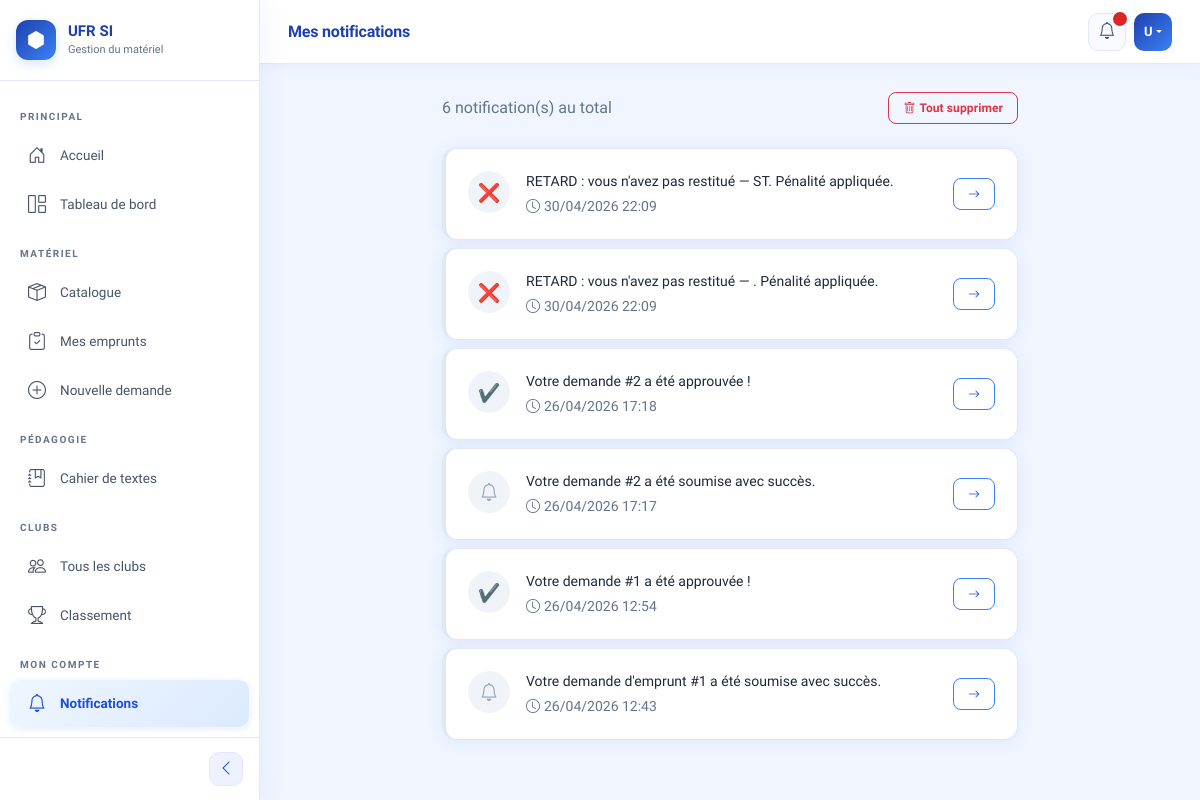
The page /clubs/notifications/ (signed in) on the database as committed earlier.
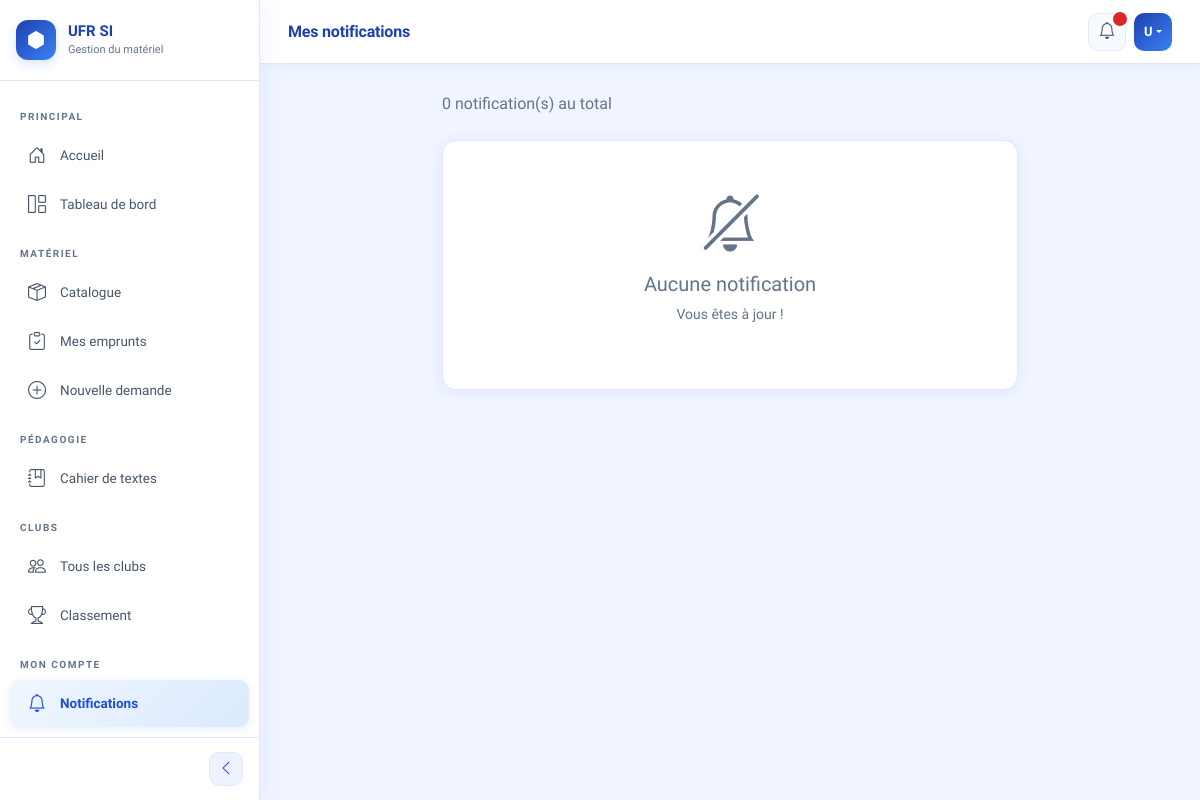
The same page on the database as committed later.
### comptes/models.py (models this page shows, shortened)
class Utilisateur(AbstractUser):
    ROLES = [
        ('etudiant', 'Étudiant'),
        ('enseignant', 'Enseignant'),
        ('technicien', 'Technicien'),
        ('admin', 'Administrateur'),
    ]
    role = models.CharField(max_length=20, choices=ROLES, default='etudiant')
    telephone = models.CharField(max_length=20, blank=True)
    filiere = models.CharField(max_length=100, blank=True)
    niveau = models.CharField(max_length=20, blank=True)
    penalite = models.IntegerField(default=0)
    bloque = models.BooleanField(default=False)

### clubs/models.py (models this page shows, shortened)
class Notification(models.Model):
    destinataire = models.ForeignKey(
        Utilisateur,
        on_delete=models.CASCADE,
        related_name='notifications'
    )
    message = models.TextField()
    lu = models.BooleanField(default=False)
    date = models.DateTimeField(auto_now_add=True)
    lien = models.CharField(max_length=200, blank=True)

### clubs/views.py (the view)
# urls.py: path('notifications/', views.mes_notifications, name='mes_notifications'),
@login_required
def mes_notifications(request):
    notifications = Notification.objects.filter(
        destinataire=request.user
    ).order_by('-date')
    non_lues = notifications.filter(lu=False).count()
    notifications.filter(lu=False).update(lu=True)
    return render(request, 'clubs/notifications.html', {
        'notifications': notifications,
        'non_lues': non_lues
    })

### templates/clubs/notifications.html (shortened to what this page needs)
{% extends 'base.html' %}
{% block page_titre %}Mes notifications{% endblock %}
{% block contenu %}
<div class="row justify-content-center">
  <div class="col-md-8">
    <div class="d-flex justify-content-between align-items-center mb-4">
      <p class="text-muted mb-0">
        {{ notifications.count }} notification(s) au total
      </p>
      {% if notifications %}
      <form method="post" action="{% url 'supprimer_notifications' %}">
        <button type="submit" class="btn btn-outline-danger btn-sm">
          <i class="bi bi-trash me-1"></i>Tout supprimer
        </button>
      </form>
      {% endif %}
    </div>
    {% if notifications %}
      {% for notif in notifications %}
      <div class="card mb-2" style="border-left: 4px solid
           {% if not notif.lu %}var(--primary){% else %}#e2e8f0{% endif %};">
        <div class="card-body d-flex justify-content-between align-items-center">
          <div class="d-flex gap-3 align-items-start">
            <div style="width:42px; height:42px; border-radius:50%; flex-shrink:0;
                 background:{% if not notif.lu %}var(--primary){% else %}#f0f4f8{% endif %};
                 color:{% if not notif.lu %}white{% else %}#94a3b8{% endif %};
                 display:flex; align-items:center; justify-content:center; font-size:18px;">
              {% if 'Restitution' in notif.message %}✅
              {% elif 'RETARD' in notif.message %}❌
              {% elif 'Rappel' in notif.message %}⏰
              {% elif 'ALERTE' in notif.message %}🚨
              {% elif 'approuvée' in notif.message %}✔️
              {% elif 'refusée' in notif.message %}❌
              {% else %}<i class="bi bi-bell"></i>
              {% endif %}
            </div>
            <div>
              <p class="mb-1" style="font-size:14px;">{{ notif.message }}</p>
              <p class="text-muted small mb-0">
                <i class="bi bi-clock me-1"></i>{{ notif.date|date:"d/m/Y H:i" }}
              </p>
            </div>
          </div>
          {% if notif.lien %}
          <a href="{{ notif.lien }}" class="btn btn-sm btn-outline-primary flex-shrink-0">
            <i class="bi bi-arrow-right"></i>
          </a>
          {% endif %}
        </div>
      </div>
      {% endfor %}
    {% else %}
    <div class="card p-5 text-center">
      <i class="bi bi-bell-slash display-4 text-muted mb-3"></i>
      <h5 class="text-muted">Aucune notification</h5>
      <p class="text-muted small">Vous êtes à jour !</p>
    </div>
    {% endif %}
  </div>
</div>
{% endblock %}

### templates/base.html (shortened to what this page needs)
<!DOCTYPE html>
<html lang="fr">
<head>
  {% load static %}
  <link href="https://cdn.jsdelivr.net/npm/bootstrap@5.3.0/dist/css/bootstrap.min.css" rel="stylesheet">
  <link href="https://cdn.jsdelivr.net/npm/bootstrap-icons@1.10.0/font/bootstrap-icons.css" rel="stylesheet">
  <link rel="stylesheet" href="{% static 'css/style.css' %}">
</head>
<body>
<div class="sidebar" id="sidebar">
  <div class="sidebar-brand">
    <div class="sidebar-brand-icon">
      <i class="bi bi-hexagon-fill"></i>
    </div>
    <div class="sidebar-brand-text">
      <h4>UFR SI</h4>
      <p>Gestion du matériel</p>
    </div>
  </div>
  <nav class="sidebar-nav">
    <div class="nav-section">Principal</div>
    <a href="{% url 'accueil' %}" class="sidebar-link" data-label="Accueil">
      <i class="bi bi-house-door"></i>
      <span class="nav-label">Accueil</span>
    </a>
    {% if user.is_authenticated %}
    <a href="{% url 'tableau_de_bord' %}" class="sidebar-link" data-label="Tableau de bord">
      <i class="bi bi-grid-1x2"></i>
      <span class="nav-label">Tableau de bord</span>
    </a>
    {% endif %}
    <div class="nav-section">Matériel</div>
    <a href="{% url 'liste_materiels' %}" class="sidebar-link" data-label="Catalogue">
      <i class="bi bi-box-seam"></i>
      <span class="nav-label">Catalogue</span>
    </a>
    {% if user.is_authenticated %}
    <a href="{% url 'liste_demandes' %}" class="sidebar-link" data-label="Mes emprunts">
      <i class="bi bi-clipboard-check"></i>
      <span class="nav-label">Mes emprunts</span>
    </a>
    <a href="{% url 'nouvelle_demande' %}" class="sidebar-link" data-label="Nouvelle demande">
      <i class="bi bi-plus-circle"></i>
      <span class="nav-label">Nouvelle demande</span>
    </a>
    {% endif %}
    <div class="nav-section">Pédagogie</div>
    <a href="{% url 'liste_cours' %}" class="sidebar-link" data-label="Cahier de textes">
      <i class="bi bi-journal-bookmark"></i>
      <span class="nav-label">Cahier de textes</span>
    </a>
    <div class="nav-section">Clubs</div>
    <a href="{% url 'liste_clubs' %}" class="sidebar-link" data-label="Clubs">
      <i class="bi bi-people"></i>
      <span class="nav-label">Tous les clubs</span>
    </a>
    <a href="{% url 'classement_clubs' %}" class="sidebar-link" data-label="Classement">
      <i class="bi bi-trophy"></i>
      <span class="nav-label">Classement</span>
    </a>
    {% if user.is_authenticated %}
    <div class="nav-section">Mon compte</div>
    <a href="{% url 'mes_notifications' %}" class="sidebar-link" data-label="Notifications">
      <i class="bi bi-bell"></i>
      <span class="nav-label">Notifications</span>
    </a>
    <a href="{% url 'parametres' %}" class="sidebar-link" data-label="Paramètres">
    </a>
    {% endif %}
  </nav>
  <div class="sidebar-toggle-btn">
    <button class="toggle-btn" id="toggleSidebarBtn" title="Réduire le menu">
      <i class="bi bi-chevron-left" id="toggleIcon"></i>
    </button>
  </div>
</div>
<div class="topbar" id="topbar">
  <div class="d-flex align-items-center gap-3">
    <span class="topbar-title">{% block page_titre %}UFR SI{% endblock %}</span>
  </div>
  <div class="topbar-right">
    {% if user.is_authenticated %}
    <a href="{% url 'mes_notifications' %}" class="topbar-btn position-relative" title="Notifications">
      <i class="bi bi-bell"></i>
      <span class="notif-badge" id="notif-badge" style="display:none;"></span>
    </a>
    <div class="dropdown">
      <button class="user-avatar dropdown-toggle" data-bs-toggle="dropdown" style="border:none;">
        {{ user.first_name|first|upper|default:"U" }}{{ user.last_name|first|upper|default:"" }}
      </button>
    </div>
    {% else %}
    <a href="{% url 'connexion' %}" class="btn btn-primary btn-sm">
      <i class="bi bi-box-arrow-in-right me-1"></i>Se connecter
    </a>
    {% endif %}
  </div>
</div>
<div class="main-content" id="mainContent">
  {% block contenu %}{% endblock %}
</div>
{% load static %}
</body>
</html>

Rows that differ between the two databases and show on the page:
removed Notification: message "RETARD : vous n'avez pas restitué — ST. Pénalité appliquée.", date "30/04/2026 22:09"
removed Notification: message "RETARD : vous n'avez pas restitué — . Pénalité appliquée.", date "30/04/2026 22:09"
removed Notification: message "Votre demande #2 a été approuvée !", date "26/04/2026 17:18"
removed Notification: message "Votre demande #2 a été soumise avec succès.", date "26/04/2026 17:17"
removed Notification: message "Votre demande #1 a été approuvée !", date "26/04/2026 12:54"
removed Notification: message "Votre demande d'emprunt #1 a été soumise avec succès.", date "26/04/2026 12:43"
Other text that changed with them:
{{ notifications.count }}: "6" → "0"
text no longer shown: "Tout supprimer"
text now shown: "Aucune notification Vous êtes à jour !"
